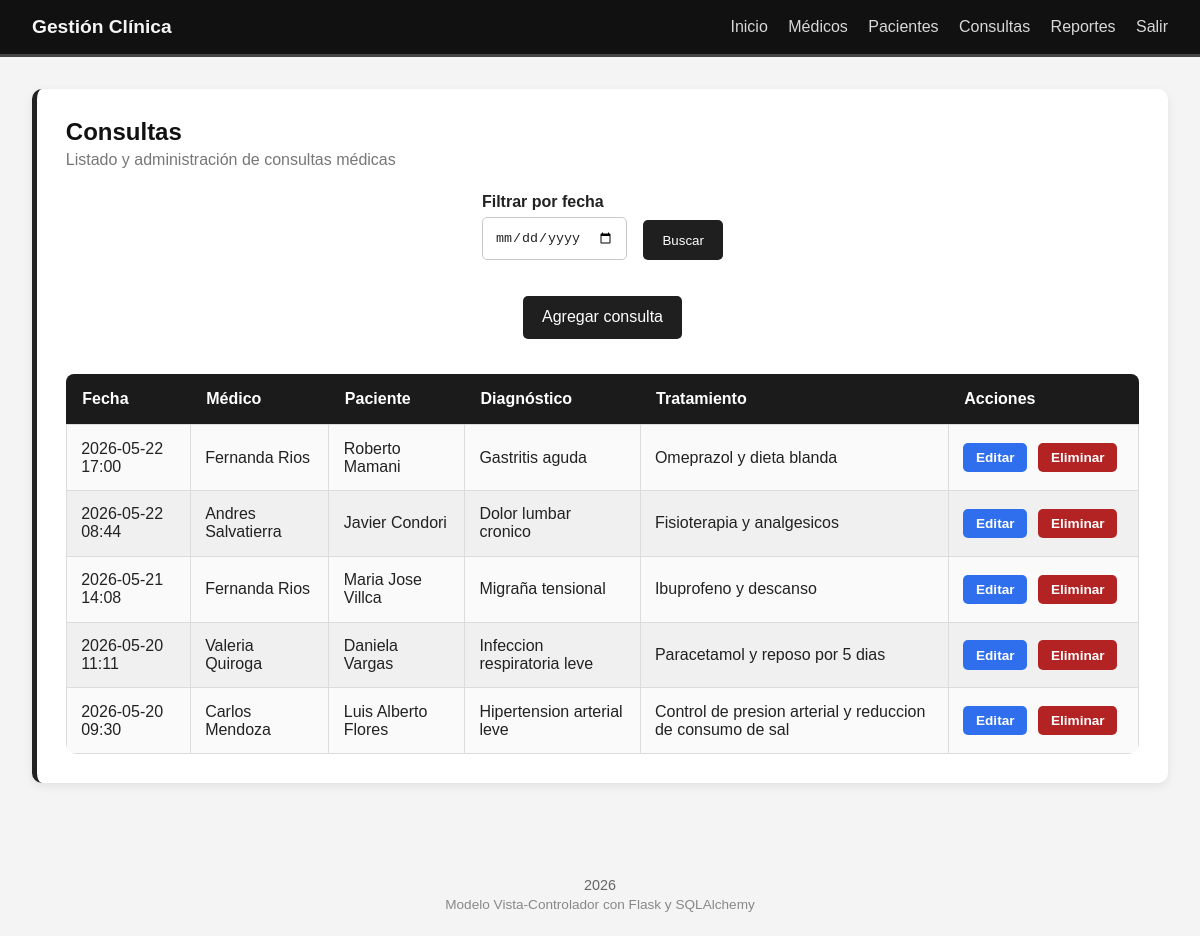
/consultas/ (signed in), run on the app's committed database.
### models/__init__.py (models this page shows)
class Consulta(db.Model):
    id = db.Column(db.Integer, primary_key=True)
    fecha = db.Column(db.DateTime, nullable=False)
    diagnostico = db.Column(db.Text, nullable=False)
    tratamiento = db.Column(db.Text, nullable=False)
    nota = db.Column(db.String(255), nullable=True)
    medico_id = db.Column(db.Integer, db.ForeignKey("doctor.id"), nullable=False)
    paciente_id = db.Column(db.Integer, db.ForeignKey("patient.id"), nullable=False)

class Doctor(db.Model):
    id = db.Column(db.Integer, primary_key=True)
    nombre = db.Column(db.String(120), nullable=False)
    especialidad = db.Column(db.String(120), nullable=False)
    telefono = db.Column(db.String(30), nullable=False)
    correo = db.Column(db.String(120), unique=True, nullable=False)
    consultas = db.relationship("Consulta", backref="doctor", lazy=True)

class Patient(db.Model):
    id = db.Column(db.Integer, primary_key=True)
    nombre = db.Column(db.String(120), nullable=False)
    edad = db.Column(db.Integer, nullable=False)
    direccion = db.Column(db.String(255), nullable=False)
    telefono = db.Column(db.String(30), nullable=False)
    consultas = db.relationship("Consulta", backref="paciente", lazy=True)

### controllers/consulta_controller.py (the view)
@consulta_bp.route("/", methods=["GET"])
@login_required
def index():
    fecha = request.args.get("fecha", "").strip()
    consultas = Consulta.query.order_by(Consulta.fecha.desc())
    if fecha:
        try:
            fecha_obj = datetime.strptime(fecha, "%Y-%m-%d")
            consultas = consultas.filter(db.func.date(Consulta.fecha) == fecha_obj.date())
        except ValueError:
            flash("Formato de fecha inválido. Usa AAAA-MM-DD.", "warning")
    consultas = consultas.all()
    return render_template("consultas/index.html", consultas=consultas, fecha=fecha)

### templates/consultas/index.html
{% extends "base.html" %}
{% block content %}
<section>
    <div class="section-header">
        <div>
            <h2>Consultas</h2>
            <p>Listado y administración de consultas médicas</p>
        </div>
    </div>
    <div class="form-inline">
        <form method="get" action="{{ url_for('consulta.index') }}">
            <div>
                <label>Filtrar por fecha</label>
                <input type="date" name="fecha" value="{{ fecha }}" />
            </div>
            <button type="submit">Buscar</button>
        </form>
    </div>
    <div class="page-actions">
        <a class="button" href="{{ url_for('consulta.crear') }}">
            Agregar consulta
        </a>
    </div>
    <div class="table-container">
        <table>
            <thead>
                <tr>
                    <th>Fecha</th>
                    <th>Médico</th>
                    <th>Paciente</th>
                    <th>Diagnóstico</th>
                    <th>Tratamiento</th>
                    <th>Acciones</th>
                </tr>
            </thead>
            <tbody>
                {% for consulta in consultas %}
                <tr>
                    <td>{{ consulta.fecha.strftime('%Y-%m-%d %H:%M') }}</td>
                    <td>{{ consulta.doctor.nombre }}</td>
                    <td>{{ consulta.paciente.nombre }}</td>
                    <td>{{ consulta.diagnostico }}</td>
                    <td>{{ consulta.tratamiento }}</td>
                    <td class="action-links">
                        <a class="table-btn edit-btn"
                           href="{{ url_for('consulta.editar', consulta_id=consulta.id) }}">
                            Editar
                        </a>
                        <a class="table-btn delete-btn"
                           href="{{ url_for('consulta.eliminar', consulta_id=consulta.id) }}">
                            Eliminar
                        </a>
                    </td>
                </tr>
                {% else %}
                <tr>
                    <td colspan="6" class="empty-table">
                        No hay consultas registradas.
                    </td>
                </tr>
                {% endfor %}
            </tbody>
        </table>
    </div>
</section>
{% endblock %}

### static/style.css (style rules this page uses)
body { margin: 0; font-family: Arial, sans-serif; background: #f4f4f4; color: #222; }
section { background: #ffffff; padding: 1.8rem; border-radius: 10px; box-shadow: 0 3px 10px rgba(0,0,0,0.08); margin-bottom: 1.5rem; border-left: 5px solid #222; }
h2 { margin-top: 0; color: #111; }
.section-header { margin-bottom: 1.5rem; }
.section-header h2, .auth-header h2 { margin-bottom: 0.3rem; }
.section-header p, .auth-header p { margin-top: 0; color: #777; }
.table-container { overflow-x: auto; border-radius: 10px; }
table { width: 100%; border-collapse: collapse; margin-top: 1rem; overflow: hidden; border-radius: 8px; }
table th { background: #1b1b1b; color: #ffffff; padding: 1rem; text-align: left; font-weight: bold; }
table td { padding: 0.9rem; border: 1px solid #dcdcdc; background: #fafafa; }
table tr:nth-child(even) td { background: #f0f0f0; }
form label { display: block; margin-top: 1rem; font-weight: bold; color: #222; }
input, select, textarea { width: 100%; padding: 0.75rem; border: 1px solid #c9c9c9; border-radius: 5px; margin-top: 0.4rem; box-sizing: border-box; background: #ffffff; color: #222; }
button, .button { background: #1f1f1f; color: #ffffff; border: none; padding: 0.8rem 1.2rem; border-radius: 5px; cursor: pointer; display: inline-block; text-decoration: none; margin-top: 1rem; transition: 0.3s; }
.form-inline { display: flex; justify-content: center; margin: 1.2rem 0; }
.form-inline form { display: flex; align-items: flex-end; gap: 1rem; flex-wrap: wrap; }
.form-inline label { margin-top: 0; }
.action-links { white-space: nowrap; }
.table-btn { display: inline-block; padding: 0.45rem 0.8rem; border-radius: 5px; text-decoration: none; font-size: 0.85rem; font-weight: bold; margin-right: 0.4rem; transition: 0.2s; color: white; }
.edit-btn { background: #2f6fed; }
.delete-btn { background: #b42323; }
.page-actions, .table-actions { display: flex; justify-content: center; flex-wrap: wrap; gap: 1rem; margin: 1.2rem 0; }

### data on the page
Consulta: fecha "2026-05-22 17:00", doctor.nombre "Fernanda Rios", paciente.nombre "Roberto Mamani", diagnostico "Gastritis aguda", tratamiento "Omeprazol y dieta blanda"
Consulta: fecha "2026-05-22 08:44", doctor.nombre "Andres Salvatierra", paciente.nombre "Javier Condori", diagnostico "Dolor lumbar cronico", tratamiento "Fisioterapia y analgesicos"
Consulta: fecha "2026-05-21 14:08", doctor.nombre "Fernanda Rios", paciente.nombre "Maria Jose Villca", diagnostico "Migraña tensional", tratamiento "Ibuprofeno y descanso"
Consulta: fecha "2026-05-20 11:11", doctor.nombre "Valeria Quiroga", paciente.nombre "Daniela Vargas", diagnostico "Infeccion respiratoria leve", tratamiento "Paracetamol y reposo por 5 dias"
Consulta: fecha "2026-05-20 09:30", doctor.nombre "Carlos Mendoza", paciente.nombre "Luis Alberto Flores", diagnostico "Hipertension arterial leve", tratamiento "Control de presion arterial y reduccion de consumo de sal"
